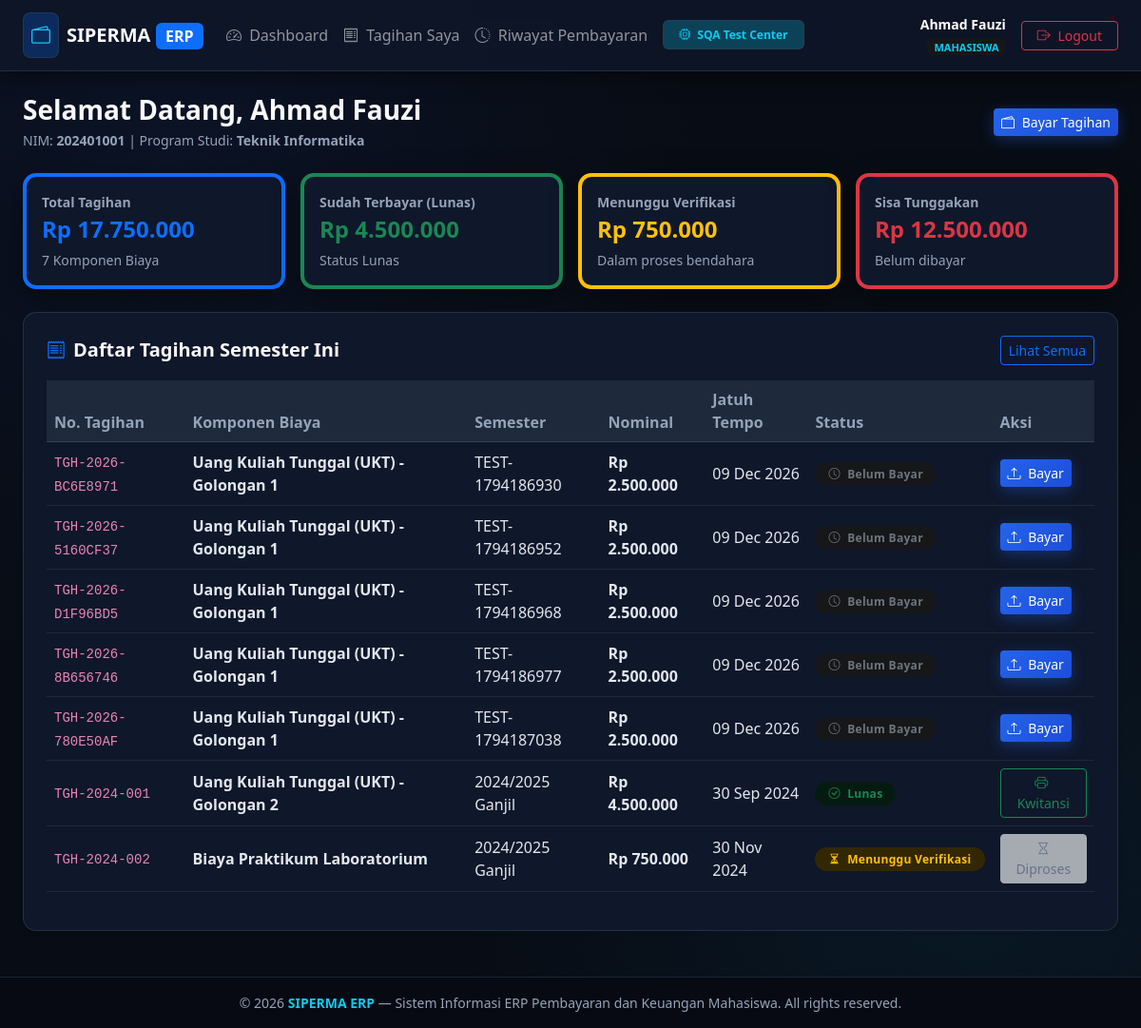
Before: /mahasiswa/dashboard (signed in) with the older database file.
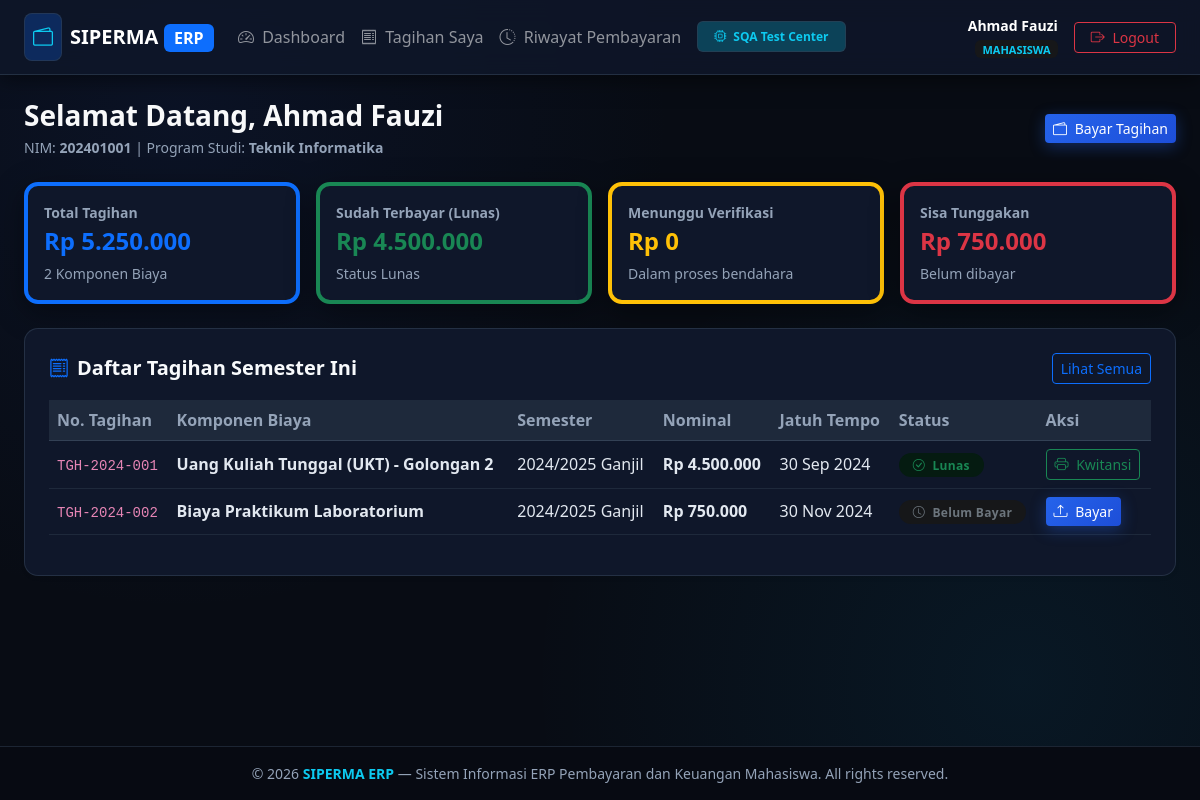
After: the same page with the newer database file.
### tables this page shows
CREATE TABLE mahasiswa (
    id INTEGER PRIMARY KEY AUTOINCREMENT,
    user_id INTEGER NULL,
    nim VARCHAR(20) UNIQUE NOT NULL,
    nama VARCHAR(100) NOT NULL,
    prodi VARCHAR(100) NOT NULL,
    angkatan VARCHAR(10) NOT NULL,
    email VARCHAR(100),
    telepon VARCHAR(20),
    status VARCHAR(20) DEFAULT 'aktif' CHECK(status IN ('aktif', 'cuti', 'lulus', 'drop_out')),
    created_at DATETIME DEFAULT CURRENT_TIMESTAMP,
    FOREIGN KEY (user_id) REFERENCES users(id) ON DELETE SET NULL
);

CREATE TABLE tagihan (
    id INTEGER PRIMARY KEY AUTOINCREMENT,
    nomor_tagihan VARCHAR(50) UNIQUE NOT NULL,
    mahasiswa_id INTEGER NOT NULL,
    jenis_biaya_id INTEGER NOT NULL,
    semester VARCHAR(20) NOT NULL,
    nominal DECIMAL(12,2) NOT NULL,
    tanggal_terbit DATE NOT NULL,
    tanggal_jatuh_tempo DATE NOT NULL,
    status VARCHAR(20) DEFAULT 'belum_bayar' CHECK(status IN ('belum_bayar', 'menunggu_verifikasi', 'lunas', 'ditolak', 'dibatalkan')),
    created_at DATETIME DEFAULT CURRENT_TIMESTAMP,
    FOREIGN KEY (mahasiswa_id) REFERENCES mahasiswa(id) ON DELETE CASCADE,
    FOREIGN KEY (jenis_biaya_id) REFERENCES jenis_biaya(id) ON DELETE RESTRICT
);

CREATE TABLE jenis_biaya (
    id INTEGER PRIMARY KEY AUTOINCREMENT,
    kode VARCHAR(20) UNIQUE NOT NULL,
    nama VARCHAR(100) NOT NULL,
    nominal_default DECIMAL(12,2) NOT NULL,
    keterangan TEXT,
    status VARCHAR(20) DEFAULT 'aktif' CHECK(status IN ('aktif', 'nonaktif')),
    created_at DATETIME DEFAULT CURRENT_TIMESTAMP
);

### src/Services/TagihanService.php (called while the page is built, shortened)
<?php
class TagihanService {
    private PDO $db;
    public function __construct(?PDO $db = null) {
        $this->db = $db ?? Database::getConnection();
    }
    public function getTagihanMahasiswa(int $mahasiswaId, ?string $status = null): array {
        $sql = 'SELECT t.*, jb.nama as nama_biaya, jb.kode as kode_biaya, m.nama as nama_mahasiswa, m.nim
                FROM tagihan t
                JOIN jenis_biaya jb ON t.jenis_biaya_id = jb.id
                JOIN mahasiswa m ON t.mahasiswa_id = m.id
                WHERE t.mahasiswa_id = :mid';
        $params = ['mid' => $mahasiswaId];
        $sql .= ' ORDER BY t.tanggal_terbit DESC';
        $stmt = $this->db->prepare($sql);
        $stmt->execute($params);
        return $stmt->fetchAll();
    }
}

### src/Views/mahasiswa/dashboard.php (the view)
<?php $pageTitle = 'Dashboard Mahasiswa'; require_once __DIR__ . '/../layouts/header.php'; ?>
<div class="page-header-responsive">
    <div>
        <h3 class="fw-bold text-light mb-1">Selamat Datang, <?= htmlspecialchars($currentUser['name']) ?></h3>
        <p class="text-muted small mb-0">NIM: <strong><?= htmlspecialchars($mahasiswa['nim'] ?? '-') ?></strong> | Program Studi: <strong><?= htmlspecialchars($mahasiswa['prodi'] ?? '-') ?></strong></p>
    </div>
    <div class="page-actions-responsive">
        <a href="/mahasiswa/tagihan" class="btn btn-primary btn-sm"><i class="bi bi-wallet2 me-1"></i> Bayar Tagihan</a>
    </div>
</div>
<div class="row g-2 g-md-3 mb-4">
    <div class="col-12 col-sm-6 col-lg-3">
        <div class="card card-custom p-3 bg-white border-start border-primary border-4 h-100">
            <div class="text-muted small fw-semibold">Total Tagihan</div>
            <div class="fs-4 fw-bold text-primary">Rp <?= number_format($totalTagihan ?? 0, 0, ',', '.') ?></div>
            <div class="small text-muted mt-1"><?= count($tagihanList ?? []) ?> Komponen Biaya</div>
        </div>
    </div>
    <div class="col-12 col-sm-6 col-lg-3">
        <div class="card card-custom p-3 bg-white border-start border-success border-4 h-100">
            <div class="text-muted small fw-semibold">Sudah Terbayar (Lunas)</div>
            <div class="fs-4 fw-bold text-success">Rp <?= number_format($totalLunas ?? 0, 0, ',', '.') ?></div>
            <div class="small text-muted mt-1">Status Lunas</div>
        </div>
    </div>
    <div class="col-12 col-sm-6 col-lg-3">
        <div class="card card-custom p-3 bg-white border-start border-warning border-4 h-100">
            <div class="text-muted small fw-semibold">Menunggu Verifikasi</div>
            <div class="fs-4 fw-bold text-warning">Rp <?= number_format($totalMenunggu ?? 0, 0, ',', '.') ?></div>
            <div class="small text-muted mt-1">Dalam proses bendahara</div>
        </div>
    </div>
    <div class="col-12 col-sm-6 col-lg-3">
        <div class="card card-custom p-3 bg-white border-start border-danger border-4 h-100">
            <div class="text-muted small fw-semibold">Sisa Tunggakan</div>
            <div class="fs-4 fw-bold text-danger">Rp <?= number_format($totalTunggakan ?? 0, 0, ',', '.') ?></div>
            <div class="small text-muted mt-1">Belum dibayar</div>
        </div>
    </div>
</div>
<div class="card card-custom bg-white p-4 shadow-sm mb-4">
    <div class="d-flex justify-content-between align-items-center mb-3">
        <h5 class="fw-bold mb-0"><i class="bi bi-receipt me-2 text-primary"></i>Daftar Tagihan Semester Ini</h5>
        <a href="/mahasiswa/tagihan" class="btn btn-outline-primary btn-sm">Lihat Semua</a>
    </div>
    <div class="table-responsive">
        <table class="table table-hover table-custom align-middle">
            <thead>
                <tr>
                    <th>No. Tagihan</th>
                    <th>Komponen Biaya</th>
                    <th>Semester</th>
                    <th>Nominal</th>
                    <th>Jatuh Tempo</th>
                    <th>Status</th>
                    <th>Aksi</th>
                </tr>
            </thead>
            <tbody>
                <?php if (empty($tagihanList)): ?>
                <tr><td colspan="7" class="text-center text-muted py-4">Tidak ada tagihan aktif</td></tr>
                <?php else: foreach ($tagihanList as $t): ?>
                <tr>
                    <td><code><?= htmlspecialchars($t['nomor_tagihan']) ?></code></td>
                    <td><strong><?= htmlspecialchars($t['nama_biaya']) ?></strong></td>
                    <td><?= htmlspecialchars($t['semester']) ?></td>
                    <td class="fw-semibold">Rp <?= number_format($t['nominal'], 0, ',', '.') ?></td>
                    <td><?= date('d M Y', strtotime($t['tanggal_jatuh_tempo'])) ?></td>
                    <td>
                        <?php if ($t['status'] === 'lunas'): ?>
                            <span class="badge bg-success-subtle text-success badge-status"><i class="bi bi-check-circle me-1"></i> Lunas</span>
                        <?php elseif ($t['status'] === 'menunggu_verifikasi'): ?>
                            <span class="badge bg-warning-subtle text-warning badge-status"><i class="bi bi-hourglass-split me-1"></i> Menunggu Verifikasi</span>
                        <?php elseif ($t['status'] === 'ditolak'): ?>
                            <span class="badge bg-danger-subtle text-danger badge-status"><i class="bi bi-x-circle me-1"></i> Ditolak</span>
                        <?php else: ?>
                            <span class="badge bg-secondary-subtle text-secondary badge-status"><i class="bi bi-clock me-1"></i> Belum Bayar</span>
                        <?php endif; ?>
                    </td>
                    <td>
                        <?php if ($t['status'] === 'belum_bayar' || $t['status'] === 'ditolak'): ?>
                            <a href="/mahasiswa/upload?tagihan_id=<?= $t['id'] ?>" class="btn btn-sm btn-primary"><i class="bi bi-upload me-1"></i> Bayar</a>
                        <?php elseif ($t['status'] === 'lunas'): ?>
                            <a href="/mahasiswa/cetak?tagihan_id=<?= $t['id'] ?>" target="_blank" class="btn btn-sm btn-outline-success"><i class="bi bi-printer me-1"></i> Kwitansi</a>
                        <?php else: ?>
                            <button class="btn btn-sm btn-light text-muted" disabled><i class="bi bi-hourglass"></i> Diproses</button>
                        <?php endif; ?>
                    </td>
                </tr>
                <?php endforeach; endif; ?>
            </tbody>
        </table>
    </div>
</div>
<?php require_once __DIR__ . '/../layouts/footer.php'; ?>

### public/index.php (shortened to what this page needs)
<?php
require_once __DIR__ . '/../src/Services/TagihanService.php';
$uri = parse_url($_SERVER['REQUEST_URI'] ?? '/', PHP_URL_PATH);
$db = Database::getConnection();
$tagihanService = new TagihanService($db);
$currentUser = $_SESSION['user'] ?? null;
if (str_starts_with($uri, '/mahasiswa')) {
    $stmtM = $db->prepare('SELECT * FROM mahasiswa WHERE user_id = :uid LIMIT 1');
    $stmtM->execute(['uid' => $currentUser['id']]);
    $mahasiswa = $stmtM->fetch() ?: [
        'id' => 1,
        'nim' => '202401001',
        'nama' => $currentUser['name'],
        'prodi' => 'Teknik Informatika',
        'angkatan' => '2024'
    ];
    if ($uri === '/mahasiswa/dashboard' || $uri === '/mahasiswa/tagihan') {
        $tagihanList = $tagihanService->getTagihanMahasiswa((int)$mahasiswa['id']);
        $totalTagihan = 0;
        $totalLunas = 0;
        $totalMenunggu = 0;
        $totalTunggakan = 0;
        foreach ($tagihanList as $t) {
            $nom = (float)$t['nominal'];
            $totalTagihan += $nom;
            if ($t['status'] === 'lunas') $totalLunas += $nom;
            elseif ($t['status'] === 'menunggu_verifikasi') $totalMenunggu += $nom;
            else $totalTunggakan += $nom;
        }
        require __DIR__ . '/../src/Views/mahasiswa/dashboard.php';
        exit;
    }
}

### src/Views/layouts/header.php (shortened to what this page needs)
<?php
$currentUser = $_SESSION['user'] ?? null;
$role = $currentUser['role'] ?? 'guest';
?>
<!DOCTYPE html>
<html lang="id" data-bs-theme="dark">
<head>
    <link href="https://cdn.jsdelivr.net/npm/bootstrap@5.3.3/dist/css/bootstrap.min.css" rel="stylesheet">
    <link rel="stylesheet" href="https://cdn.jsdelivr.net/npm/bootstrap-icons@1.11.3/font/bootstrap-icons.min.css">
</head>
<body>
<?php if ($currentUser): ?>
<nav class="navbar navbar-expand-lg navbar-dark navbar-custom sticky-top">
    <div class="container-fluid px-3 px-md-4">
        <a class="navbar-brand fw-bold d-flex align-items-center gap-2" href="/dashboard">
            <span class="d-inline-flex p-1 p-sm-2 rounded-3 bg-primary bg-opacity-25 text-info border border-info border-opacity-25">
                <i class="bi bi-wallet2 fs-5"></i>
            </span>
            <span class="fs-5 tracking-wide">SIPERMA <span class="badge bg-primary text-white fs-6">ERP</span></span>
        </a>
        <div class="collapse navbar-collapse" id="navMenu">
            <ul class="navbar-nav me-auto mb-2 mb-lg-0">
                <li class="nav-item">
                    <a class="nav-link" href="/dashboard"><i class="bi bi-speedometer2 me-1"></i> Dashboard</a>
                </li>
                <?php if ($role === 'mahasiswa'): ?>
                <li class="nav-item"><a class="nav-link" href="/mahasiswa/tagihan"><i class="bi bi-receipt me-1"></i> Tagihan Saya</a></li>
                <li class="nav-item"><a class="nav-link" href="/mahasiswa/riwayat"><i class="bi bi-clock-history me-1"></i> Riwayat Pembayaran</a></li>
                <?php endif; ?>
                <li class="nav-item ms-lg-2">
                    <a class="nav-link badge bg-info bg-opacity-25 text-info border border-info border-opacity-50 mt-1 px-3 py-2" href="/testing">
                        <i class="bi bi-cpu me-1"></i> <strong>SQA Test Center</strong>
                    </a>
                </li>
            </ul>
            <div class="d-flex align-items-center gap-3">
                <div class="text-end d-none d-md-block">
                    <div class="fw-semibold text-white small"><?= htmlspecialchars($currentUser['name'] ?? 'User') ?></div>
                    <span class="badge bg-secondary-subtle text-info text-uppercase" style="font-size: 11px;"><?= htmlspecialchars($currentUser['role'] ?? '') ?></span>
                </div>
                <a href="/logout" class="btn btn-outline-danger btn-sm px-3"><i class="bi bi-box-arrow-right me-1"></i> Logout</a>
            </div>
        </div>
    </div>
</nav>
<?php endif; ?>
<main class="py-3 py-md-4 flex-grow-1">
    <div class="container-fluid px-3 px-md-4">

### src/Views/layouts/footer.php (shortened to what this page needs)
    </div>
</main>
<footer class="border-top py-3 mt-auto" style="background-color: #070a12; border-color: rgba(51, 65, 85, 0.5) !important;">
    <div class="container-fluid px-4 text-center text-muted small">
        &copy; <?= date('Y') ?> <strong class="text-info">SIPERMA ERP</strong> — Sistem Informasi ERP Pembayaran dan Keuangan Mahasiswa. All rights reserved.
    </div>
</footer>
</body>
</html>

### src/Views/layouts/header.php (style rules this page uses)
:root { --bg-dark: #07090e; --bg-surface: #0f172a; --bg-card: #131b2e; --border-color: #1e293b; --primary-accent: #3b82f6; --text-primary: #f8fafc; --text-muted: #94a3b8; }
*, *::before, *::after { box-sizing: border-box; }
html, body { overflow-x: hidden; max-width: 100vw; width: 100%; }
body { font-family: 'Segoe UI', system-ui, -apple-system, sans-serif; background: #080c14; background-image: radial-gradient(circle at 15% 15%, rgba(30, 58, 138, 0.15) 0%, transparent 40%), radial-gradient(circle at 85% 85%, rgba(14, 165, 233, 0.08) 0%, transparent 40%); background-attachment: fixed; color: #f1f5f9; min-height: 100vh; display: flex; flex-direction: column; }
.navbar-custom { background: rgba(15, 23, 42, 0.85); backdrop-filter: blur(12px); border-bottom: 1px solid rgba(51, 65, 85, 0.6); box-shadow: 0 4px 20px rgba(0,0,0,0.5); }
.card-custom { background-color: #0f172a; border: 1px solid rgba(51, 65, 85, 0.6); border-radius: 14px; box-shadow: 0 8px 30px rgba(0,0,0,0.4); color: #f1f5f9; transition: all 0.25s ease; }
.btn-primary { background: linear-gradient(135deg, #2563eb 0%, #1d4ed8 100%); border: none; box-shadow: 0 4px 15px rgba(37, 99, 235, 0.35); transition: all 0.2s ease; }
.table-custom { color: #f1f5f9 !important; }
.table-custom th { background-color: #1e293b !important; color: #94a3b8 !important; border-color: #334155 !important; font-weight: 600; }
.table-custom td { background-color: transparent !important; border-color: #1e293b !important; color: #e2e8f0 !important; }
.badge-status { padding: 6px 14px; border-radius: 20px; font-weight: 600; font-size: 12px; letter-spacing: 0.3px; }
.border-top, .border-bottom, .border { border-color: rgba(51, 65, 85, 0.6) !important; }
.bg-white { background-color: #0f172a !important; color: #f8fafc !important; }
.text-muted { color: #94a3b8 !important; }
.page-header-responsive { display: flex; flex-direction: column; gap: 12px; margin-bottom: 1.5rem; }
@media (min-width: 768px) { .page-header-responsive { flex-direction: row; justify-content: space-between; align-items: center; gap: 1rem; } }
.page-actions-responsive { display: flex; flex-wrap: wrap; gap: 8px; width: 100%; }
@media (min-width: 768px) { .page-actions-responsive { width: auto; } }
.page-actions-responsive .btn { flex: 1 1 auto; text-align: center; white-space: nowrap; }
@media (min-width: 768px) { .page-actions-responsive .btn { flex: 0 0 auto; } }

Changed rows visible on the page:
removed tagihan: nomor_tagihan "TGH-2026-BC6E8971", jenis_biaya.nama "Uang Kuliah Tunggal (UKT) - Golongan 1", semester "TEST-1794186930", nominal "2.500.000", tanggal_jatuh_tempo "09 Dec 2026", status "belum_bayar" (drawn)
removed tagihan: nomor_tagihan "TGH-2026-5160CF37", jenis_biaya.nama "Uang Kuliah Tunggal (UKT) - Golongan 1", semester "TEST-1794186952", nominal "2.500.000", tanggal_jatuh_tempo "09 Dec 2026", status "belum_bayar" (drawn)
removed tagihan: nomor_tagihan "TGH-2026-D1F96BD5", jenis_biaya.nama "Uang Kuliah Tunggal (UKT) - Golongan 1", semester "TEST-1794186968", nominal "2.500.000", tanggal_jatuh_tempo "09 Dec 2026", status "belum_bayar" (drawn)
removed tagihan: nomor_tagihan "TGH-2026-8B656746", jenis_biaya.nama "Uang Kuliah Tunggal (UKT) - Golongan 1", semester "TEST-1794186977", nominal "2.500.000", tanggal_jatuh_tempo "09 Dec 2026", status "belum_bayar" (drawn)
removed tagihan: nomor_tagihan "TGH-2026-780E50AF", jenis_biaya.nama "Uang Kuliah Tunggal (UKT) - Golongan 1", semester "TEST-1794187038", nominal "2.500.000", tanggal_jatuh_tempo "09 Dec 2026", status "belum_bayar" (drawn)
changed tagihan "30 Nov 2024": status "Menunggu Verifikasi Diproses" → "Belum Bayar Bayar"
Other visible differences:
$totalTagihan: "17.750.000" → "5.250.000"
count($tagihanList ?? []): "7" → "2"
$totalMenunggu: "750.000" → "0"
$totalTunggakan: "12.500.000" → "750.000"
